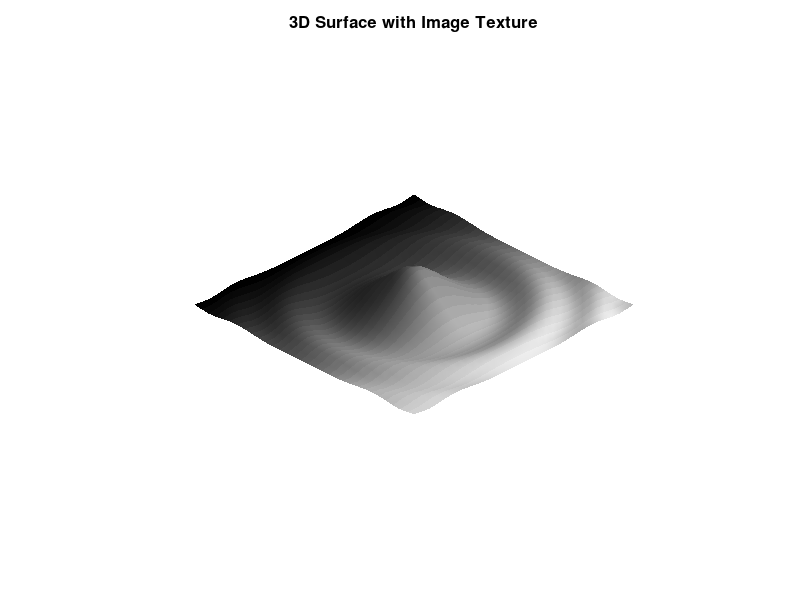

The MATLAB script that drew this image:
%% EF 105 MATLAB Plotting Example: 3D Surface with Image Texture
% This script creates a 3D surface defined by a mathematical function and
% maps an image texture onto it. If 'earth.png' is missing, a default MATLAB
% image ('peppers.png') is used automatically.

% Clean up workspace and environment
clear; close all; clc; format compact;

%% Parameters
amplitude = -0.5;   % Scaling factor for surface height (k)
offset    =  0.6;   % Offset to avoid division by zero (j)
gridRes   =  0.2;   % Grid resolution (smaller = finer surface)
xLimits   = [-3, 3];
yLimits   = [-3, 3];

%% Generate grid and compute surface heights
x = xLimits(1):gridRes:xLimits(2);
y = yLimits(1):gridRes:yLimits(2);
[X, Y] = meshgrid(x, y);

rSquared = X.^2 + Y.^2;
Z = amplitude .* (1 - cos(rSquared) ./ (rSquared + offset));

%% Create the surface plot
figure('Name', '3D Surface with Image Texture', 'NumberTitle', 'off');
h = surf(X, Y, Z, 'FaceColor', 'texturemap', 'EdgeColor', 'none');

%% Load and apply image texture (with fallback to MATLAB default)
imageFile = 'earth.png';
if exist(imageFile, 'file') == 2
    img = imread(imageFile);
else
    % Use a default MATLAB image (peppers.png is common in Image Processing Toolbox)
    defaultImage = 'peppers.png';
    if exist(defaultImage, 'file') == 2
        img = imread(defaultImage);
        fprintf('Note: "%s" not found. Using "%s" instead.\n', imageFile, defaultImage);
    else
        % Ultra‑fallback: create a built‑in colormap texture (should never happen)
        warning('Neither "%s" nor "%s" found. Using gradient texture.', imageFile, defaultImage);
        img = repmat(uint8(linspace(0, 255, size(X,2))), size(X,1), 1);
        img = cat(3, img, img, img);  % Convert to RGB
    end
end

set(h, 'CData', img);

%% Enhance visualization
axis equal;         % Preserve data aspect ratio
axis off;           % Remove axes for a clean look
view(45, 30);       % Set azimuth (45°) and elevation (30°)
grid off;           % Disable grid (axes are off anyway)

% Add lighting to improve depth perception (works best without texturemap)
light('Position', [1, 1, 1], 'Style', 'infinite');
lighting gouraud;   % Smooth lighting algorithm
material dull;      % Surface reflectivity

% Optional title
title('3D Surface with Image Texture', 'FontSize', 12, 'FontWeight', 'bold');

% Final rendering
drawnow;
